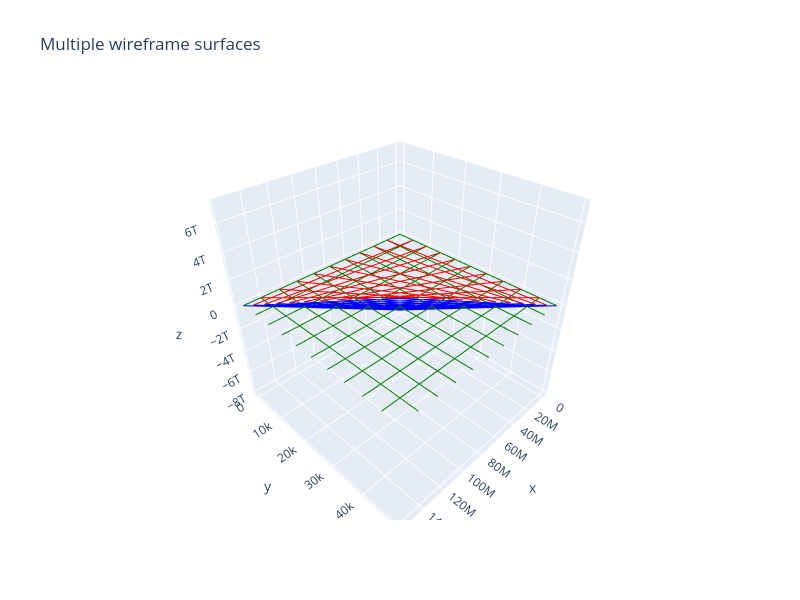

Notebook code cell kept with this figure:
### Code cell
import numpy as np
import matplotlib.pyplot as plt
import plotly.graph_objects as go
def wireframe_trace(X, Y, Z, color='blue', name='', step=10):
    """Build wireframe lines (along x and y directions) for a surface."""
    lines = []
    # lines along y-direction (constant x rows)
    for i in range(0, X.shape[0], step):
        lines.append(go.Scatter3d(
            x=X[i, :], y=Y[i, :], z=Z[i, :],
            mode='lines', line=dict(color=color, width=2),
            name=name, showlegend=False
        ))
    # lines along x-direction (constant y columns)
    for j in range(0, X.shape[1], step):
        lines.append(go.Scatter3d(
            x=X[:, j], y=Y[:, j], z=Z[:, j],
            mode='lines', line=dict(color=color, width=2),
            name=name, showlegend=False
        ))
    return lines



x = np.linspace(2.53009e-01,  1.56163e+08, 100) #v105
y = np.linspace(1.00433e+00 ,  4.96224e+04, 100) #v112 z136 exp()

X, Y = np.meshgrid(x, y)
#  + 1.00000e+00V113 - 1.00433e+00V105 - 1.56163e+08V112 <= -1.56839e+08
#   + 1.00000e+00V113 - 4.96224e+04V105 - 2.53009e-01V112 <= -1.25549e+04
#   + 1.00000e+00V113 - 4.96224e+04V105 - 1.56163e+08V112 >= -7.74916e+12
#   + 1.00000e+00V113 - 1.00433e+00V105 - 2.53009e-01V112 >= -2.54105e-01
# addEqualityConstraint(exp(voltNonOhmicCem * faraday / (permSelCem * rg * temp)) * avgConcDil - avgConcConc);


Z = X * Y
z1=4.96224e+04*X+1.56163e+08*Y-7.74916e+12
z2=1.00433e+00*X+2.53009e-01*Y-2.54105e-01

fig = go.Figure()
for trace in wireframe_trace(X, Y, Z, color='red', name='z', step=10):
    fig.add_trace(trace)
for trace in wireframe_trace(X, Y, z1, color='blue', name='z1', step=10):
    fig.add_trace(trace)
for trace in wireframe_trace(X, Y, z2, color='green', name='z2', step=10):
    fig.add_trace(trace)

fig.update_layout(
    title='Multiple wireframe surfaces',
    scene=dict(xaxis_title='x', yaxis_title='y', zaxis_title='z'),
    width=800, height=600
)
fig.show()
